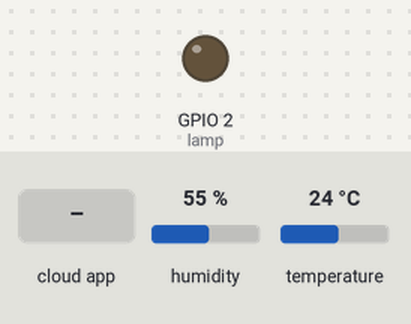
Simulated run of this sketch. Board: ESP32. On the bench: output pins drawn as LEDs (lit = HIGH). The inputs (shaded band) are chosen by the test bench; at power-on: humidity 55 %, temperature 24 °C. WiFi joins after 1.5 s; servers stay silent unless stated; network time is answered at once with the bench clock; the local clock reads 2024-03-15 10:24:30 at power-on unless the sketch sets it; the Firebase database answers and starts empty; what the sketch prints to the serial monitor is not drawn.

Above: at 2.8 s.
2.9 s: the phone or cloud app sets lamp to 1
At 3.9 s:
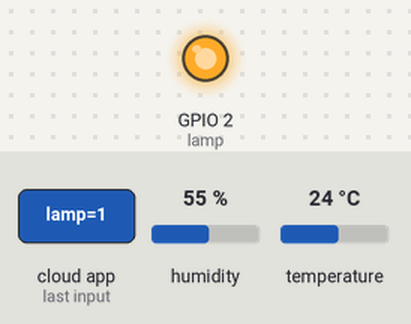
4.4 s: the phone or cloud app sets lamp to 0
At 5.1 s:
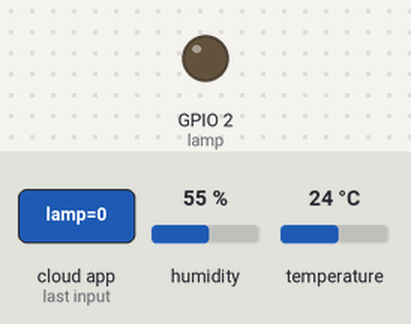
Timing chart, 0 to 7.4 s (numbered marks = the images above; inputs shaded):
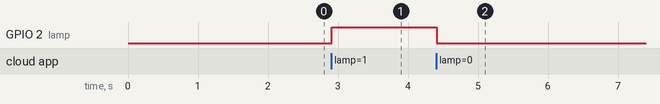

Measured:
- after the input at 2.9 s, GPIO 2 (lamp): LOW → HIGH at once
- after the input at 4.4 s, GPIO 2 (lamp): HIGH → LOW at once

The sketch:

firebase.ino
```cpp
#include <WiFi.h>
#include <IOXhop_FirebaseESP32.h>
#include <NTPClient.h>
#include <WiFiUdp.h>
#include <DHT.h>

// Variable Lamp
#define lamp 2
int lampValue = false;

// Variable Temp
int period = 300000;
unsigned long time_now = 0;
bool first = true;

// Variables DHT11
#define DHTPIN 27
#define DHTTYPE DHT11
DHT dht(DHTPIN, DHTTYPE);
float temperature;
float humidity;
int point = 2;

// Variables NTP
WiFiUDP ntpUDP;
NTPClient timeClient(ntpUDP);
const long gmtOffset_sec = -3 * 60 * 60;
String ntpTime;

#define FIREBASE_HOST "https://autoroom-1a19b.firebaseio.com/"
#define FIREBASE_AUTH "IMnvs2tez5IY1F2sCYONqJlgdVqTB03BVUiUxODM"
#define WIFI_SSID "Familia_de_Deus"
#define WIFI_PASSWORD "gois6523"

String path1 = "/temperature";
String path2 = "/humidity";
String path3 = "/time";

void setup() {
  Serial.begin(115200);

  // Lamp
  pinMode(lamp, OUTPUT);
  digitalWrite(lamp, LOW);

  // connect to wifi.
  WiFi.begin(WIFI_SSID, WIFI_PASSWORD);
  Serial.print("connecting");
  while (WiFi.status() != WL_CONNECTED) {
    Serial.print(".");
    delay(500);
  }
  Serial.println();
  Serial.print("connected: ");
  Serial.println(WiFi.localIP());

  Firebase.begin(FIREBASE_HOST, FIREBASE_AUTH);
  Firebase.setBool("lamp", false);
  // handle error
  if (Firebase.failed()) {
    Serial.print("setting /lamp failed:");
    Serial.println(Firebase.error());
    return;
  }
  // Start NTP
  timeClient.begin();
  timeClient.setTimeOffset(gmtOffset_sec);

  // DHT Start
  dht.begin();

}

void loop() {
  // Validate WiFi connected
  while (WiFi.status() != WL_CONNECTED) {
    delay(250);
    Serial.print(". - . ");
  }

  // Update Time
  while (!timeClient.update()) {
    timeClient.forceUpdate();
  }

  if (millis() >= time_now + period || first) {
    time_now += period;
    temperature = dht.readTemperature();
    humidity = dht.readHumidity();
    ntpTime = timeClient.getFormattedDate();

    if (isnan(humidity) || isnan(temperature)) {
      Serial.println(F("Failed to read from DHT sensor!"));
      return;
    } else {
      Firebase.pushFloat(path1, temperature, point) ;
      Firebase.pushFloat(path2, humidity, point) ;
      Firebase.pushString(path3, ntpTime) ;
      Serial.println("Send!");
      first = false;

    }
  }

  // set bool value
  lampValue = Firebase.getBool("lamp");
  digitalWrite(2, lampValue ? HIGH : LOW);

}
```
